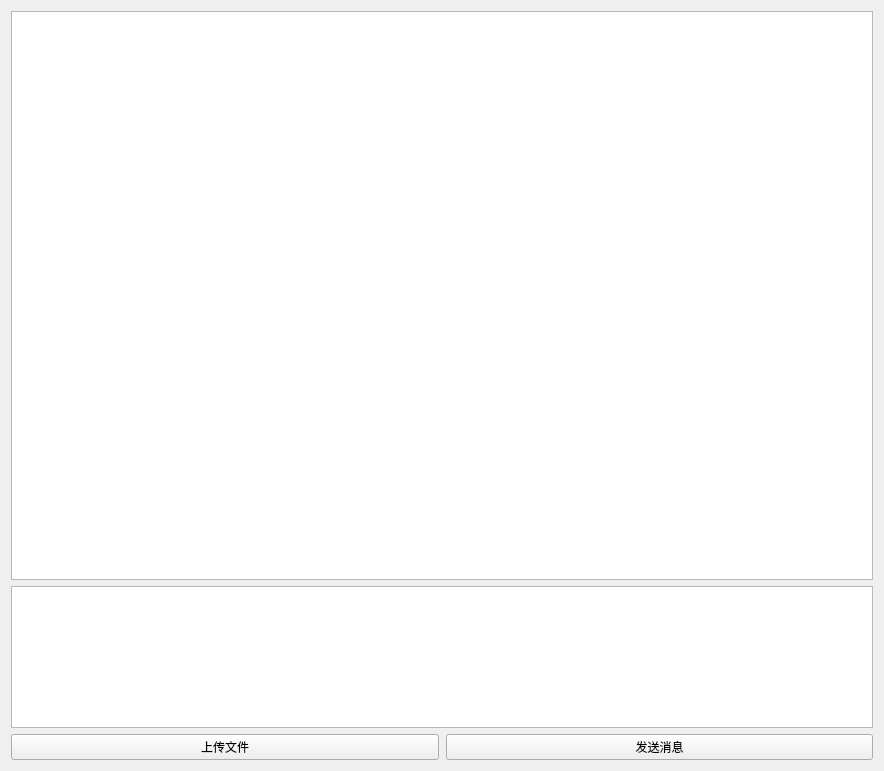
<?xml version="1.0" encoding="UTF-8"?>
<ui version="4.0">
 <class>chatRoom</class>
 <widget class="QWidget" name="chatRoom">
  <property name="geometry">
   <rect>
    <x>0</x>
    <y>0</y>
    <width>884</width>
    <height>771</height>
   </rect>
  </property>
  <property name="windowTitle">
   <string>chatRoom</string>
  </property>
  <layout class="QHBoxLayout" name="horizontalLayout">
   <item>
    <layout class="QGridLayout" name="gridLayout" rowstretch="40,10,0">
     <item row="0" column="0">
      <widget class="QTextBrowser" name="textBrowser"/>
     </item>
     <item row="1" column="0">
      <widget class="QTextEdit" name="textEdit"/>
     </item>
     <item row="2" column="0">
      <layout class="QHBoxLayout" name="horizontalLayout_2">
       <property name="spacing">
        <number>7</number>
       </property>
       <item>
        <widget class="QPushButton" name="pushButton_2">
         <property name="text">
          <string>上传文件</string>
         </property>
        </widget>
       </item>
       <item>
        <widget class="QPushButton" name="pushButton">
         <property name="text">
          <string>发送消息</string>
         </property>
        </widget>
       </item>
      </layout>
     </item>
    </layout>
   </item>
  </layout>
 </widget>
 <layoutdefault spacing="6" margin="11"/>
 <resources/>
 <connections>
  <connection>
   <sender>pushButton</sender>
   <signal>clicked()</signal>
   <receiver>chatRoom</receiver>
   <slot>sendInfo()</slot>
   <hints>
    <hint type="sourcelabel">
     <x>658</x>
     <y>743</y>
    </hint>
    <hint type="destinationlabel">
     <x>441</x>
     <y>385</y>
    </hint>
   </hints>
  </connection>
 </connections>
 <slots>
  <slot>sendInfo()</slot>
 </slots>
</ui>
